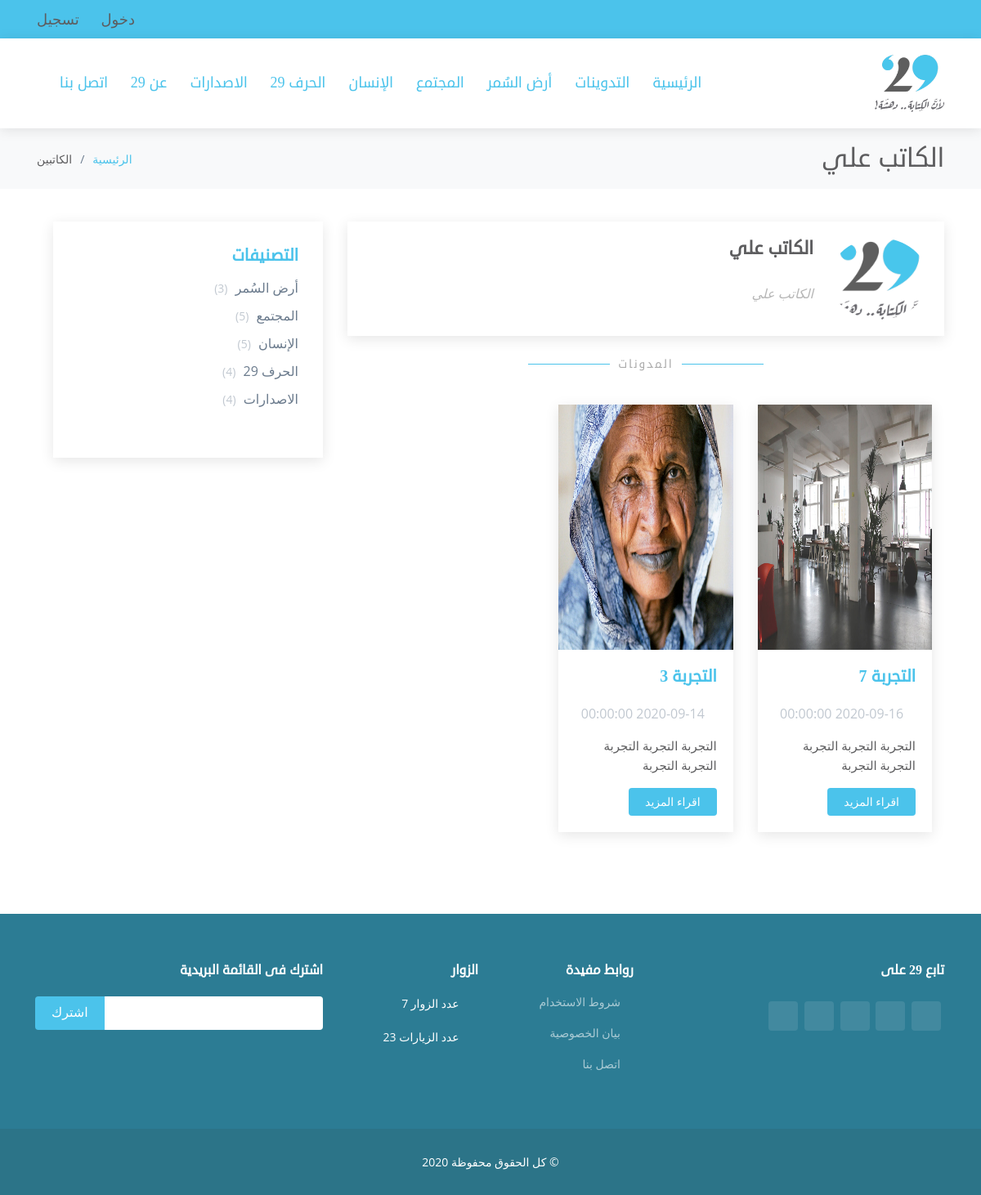
The app's page /blog/user/4 with its own data.
### tables this page shows
CREATE TABLE `b29_category` (
  `cat_id` int(3) NOT NULL,
  `cat_name` varchar(50) NOT NULL,
  `cat_class` varchar(20) NOT NULL,
  `create_at` datetime NOT NULL,
  `create_by` int(5) NOT NULL,
  `update_at` datetime DEFAULT NULL,
  `update_by` int(5) DEFAULT NULL
);

CREATE TABLE `b29_staff` (
  `staff_id` int(5) NOT NULL,
  `staff_name` varchar(50) NOT NULL,
  `staff_phone` varchar(20) NOT NULL,
  `staff_email` varchar(50) NOT NULL,
  `staff_type` varchar(10) NOT NULL DEFAULT 'DR',
  `staff_address` text,
  `staff_img` varchar(20) NOT NULL DEFAULT 'user.jpg',
  `staff_active` int(1) NOT NULL DEFAULT '1',
  `staff_about` text,
  `staff_face` varchar(100) DEFAULT NULL,
  `staff_twitter` varchar(100) DEFAULT NULL,
  `staff_linked` varchar(100) DEFAULT NULL,
  `staff_instagram` varchar(100) DEFAULT NULL,
  `staff_pass` varchar(100) NOT NULL,
  `create_at` datetime NOT NULL,
  `create_by` int(5) DEFAULT NULL,
  `update_at` datetime DEFAULT NULL,
  `update_by` int(5) DEFAULT NULL
);

CREATE TABLE `b29_blog` (
  `b_id` int(5) NOT NULL,
  `b_user` int(5) NOT NULL,
  `b_title` varchar(100) NOT NULL,
  `b_desc` varchar(200) NOT NULL,
  `b_img` varchar(40) NOT NULL,
  `b_keywords` text NOT NULL,
  `b_blog` text NOT NULL,
  `b_accept_by` int(5) DEFAULT NULL,
  `b_accept_date` datetime DEFAULT NULL,
  `b_likes` int(5) NOT NULL DEFAULT '0',
  `b_see` int(5) NOT NULL DEFAULT '0',
  `create_at` datetime NOT NULL,
  `update_at` datetime DEFAULT NULL,
  `update_by` int(5) DEFAULT NULL
);

### controller/blog.php (called while the page is built, shortened)
<?php
	class blog extends controller
	{
		function __construct()
		{
			$this->view->CSS = array();
			$this->view->JS = array('public/JS/paging.js','views/blog/JS/blog.js');
		}
		function user($user=0)
		{
			$this->view->menu = $this->model->menu();
			$this->view->user = $this->model->user($user);
			$this->view->render(array('blog/user'),'home');
		}
	}
?>

### index.php (called while the page is built, shortened)
<?php
	$app = new bootstrap();
?>

### lib/session.php (called while the page is built, shortened)
<?php
	class session
	{
		public static function get($key)
		{
			if(isset($_SESSION[$key]))
			{
				return $_SESSION[$key];
			}else
			{
				return false;
			}
		}
	}
?>

### lib/database.php (called while the page is built, shortened)
<?php
	class database extends PDO
	{
		function __construct()
		{
			$this->get_config();
		}
		private function get_config()
		{
			$x = $this->select("SELECT * FROM ".DB_PREFEX."config",array());
		}
		public function select($sql,$data,$fetchMode = PDO::FETCH_ASSOC)
		{
			$sth = $this->prepare($sql);
			if(count($data)>0)
			{
				foreach($data as $key => $val)
				{
					$sth->bindValue("$key",$val);
				}
			}
			$sth->execute();
			return $sth->fetchAll($fetchMode);
		}
		public function get_menu()
		{
			$x = $this->select("SELECT ".DB_PREFEX."category.*, count(blog_id) as no
								FROM ".DB_PREFEX."category
								LEFT JOIN ".DB_PREFEX."blog_category ON category = cat_id
								WHERE 1=1
								GROUP BY cat_id",array());
			$menu = array();
			foreach($x as $val)
			{
				$menu[$val['cat_id']] = array('id'=>$val['cat_id']
											,'name'=>$val['cat_name']
											,'count'=>$val['no']
											);
			}
			return $menu;
		}
	}
?>

### models/blog_model.php (called while the page is built, shortened)
<?php
	class blog_model extends model
	{
		function __construct()
		{
			parent::__construct();
		}
		public function menu()
		{
			return $this->db->get_menu();
		}
		public function user($id)
		{
			$b = $this->db->select("SELECT staff_id, staff_name, staff_phone, staff_email, staff_img, staff_address
									,staff_about, staff_face, staff_twitter, staff_linked, staff_instagram
									FROM ".DB_PREFEX."staff
									WHERE staff_id = :ID AND staff_type = 'bloger'
									",array(":ID"=>$id));
			$blog_user = array('id'				=>$b[0]['staff_id'],
								'name'			=>$b[0]['staff_name'],
								'phone'			=>$b[0]['staff_phone'],
								'email'			=>$b[0]['staff_email'],
								'address'		=>$b[0]['staff_address'],
								'about'			=>$b[0]['staff_about'],
								'user_img'		=>$b[0]['staff_img'],
								'user_face'		=>$b[0]['staff_face'],
								'user_twitter'	=>$b[0]['staff_twitter'],
								'user_instegram'=>$b[0]['staff_instagram'],
								'user_linked'	=>$b[0]['staff_linked'],
								'blogs'			=>array(),
								);
			$b = $this->db->select("SELECT b_id, b_title, b_desc, b_img, b_likes, b_see, b_accept_date
									FROM ".DB_PREFEX."blog
									WHERE b_user = :ID AND b_accept_date IS NOT NULL
									ORDER BY b_accept_date DESC
									",array(":ID"=>$id));
			foreach($b as $val)
			{
				$x = array('id'			=>$val['b_id'],
							'title'		=>$val['b_title'],
							'desc'		=>$val['b_desc'],
							'img'		=>$val['b_img'],
							'likes'		=>$val['b_likes'],
							'b_see'		=>$val['b_see'],
							'publish'	=>$val['b_accept_date'],
							'cat'		=>array()
							);
				$cat = $this->db->select('SELECT cat_id, cat_name,comment,cat_class
										FROM '.DB_PREFEX.'blog_category
										JOIN '.DB_PREFEX.'category ON category = cat_id
										WHERE blog_id = :ID
										',array(':ID'=>$val['b_id']));
				foreach($cat as $value)
				{
					array_push($x['cat'],array('id'=>$value['cat_id']
											,'name'=>$value['cat_name']
											,'class'=>$value['cat_class']
											,'comm'=>$value['comment']));
				}
				array_push($blog_user['blogs'],$x);
			}
			return $blog_user;
		}
	}
?>

### lib/model.php (called while the page is built)
<?php
	class model
	{
		function __construct()
		{
			$this->db = new database();
		}
	}
?>

### lib/controller.php (called while the page is built, shortened)
<?php
	class controller
	{
		public function loadModel($name,$model_path)
		{
			$path = $model_path.$name.'_model.php';
			if(file_exists($path))
			{
				$this->model = new $model_name();
			}
		}
	}
?>

### views/blog/user.php (the view)
<main id="main">
	<section id="breadcrumbs" class="breadcrumbs">
		<div class="container">
			<div class="d-flex justify-content-between align-items-center">
				<h2><?php echo $this->user['name']?></h2>
				<ol>
					<li><a href="<?php echo URL?>">الرئيسية</a></li>
					<li>الكاتبين</li>
				</ol>
			</div>
		</div>
	</section>
	<section id="blog" class="blog">
		<div class="container">
			<div class="row">
				<div class="col-lg-8 entries">
					<div class="blog-author clearfix">
						<img src="<?php echo URL."public/IMG/users/".$this->user['user_img'] ?>" class="rounded-circle float-right" alt="">
						<h4><?php echo $this->user['name']?></h4>
						<div class="social-links">
						<?php
							echo (!empty($this->user['user_twitter']))?'<a href="'.$this->user['user_twitter'].'" target="_blank"><i class="icofont-twitter"></i></a>':"";
							echo (!empty($this->user['user_face']))?'<a href="'.$this->user['user_face'].'" target="_blank"><i class="icofont-facebook"></i></a>':"";
							echo (!empty($this->user['user_instegram']))?'<a href="'.$this->user['user_instegram'].'" target="_blank"><i class="icofont-instagram"></i></a>':"";
							echo (!empty($this->user['user_linked']))?'<a href="'.$this->user['user_linked'].'" target="_blank"><i class="icofont-linkedin"></i></a>':"";
						?>
						</div>
						<p><?php echo $this->user['name']?></p>
					</div>
					<div class="container">
						<div class="section-title">
							<h2>المدونات</h2>
						</div>
						<div class="row">
						<?php
							foreach($this->user['blogs'] as $val)
							{
						?>
							<div class="col-lg-4  col-md-6 d-flex align-items-stretch" data-aos="fade-up">
								<article class="entry">
									<div class="entry-img">
										<img src="<?php echo URL."public/IMG/blog/".$val['img'] ?>" alt="" class="img-fluid" />
									</div>
									<h2 class="entry-title">
										<a href="<?php echo URL."blog/details/".$val['id']?>"><?php echo $val['title']?></a>
									</h2>
									<div class="entry-meta">
										<ul>
											<li class="d-flex align-items-center"><i class="icofont-wall-clock"></i> <time datetime="<?php echo $val['publish']?>"><?php echo $val['publish']?></time></li>
										</ul>
									</div>
									<div class="entry-content">
										<p><?php echo $val['desc']?></p>
										<div class="read-more">
											<a href="<?php echo URL."blog/details/".$val['id']?>">اقراء المزيد </a>
										</div>
									</div>
								</article>
							</div>
						<?php
							}
						?>
						</div>
					</div>
				</div>
				<div class="col-lg-4">
					<div class="sidebar">
						<h3 class="sidebar-title">التصنيفات</h3>
						<div class="sidebar-item categories">
							<ul>
							<?php
								foreach($this->menu as $val)
								{
									echo "<li><a href='".URL."blog/index/".$val['id']."'>".$val['name']." <span>(".$val['count'].")</span></a></li>";
								}
							?>
							</ul>
						</div>
					</div>
				</div>
			</div>
		</div>
	</section>
</main>

### views/menus/default.php (shortened to what this page needs)
<section id="topbar" class="d-none d-lg-block">
	<div class="container d-flex">
		<div class="contact-info mr-auto">
		<?php
			if(session::get('user_type'))
			{
		?>
			<a href="<?php echo URL ?>login/logout"><i class="icofont-sign-out"></i> خروج </a>
		<?php
			}else{
		?>
			<a href="<?php echo URL ?>login"><i class="icofont-sign-in"></i> دخول</a>
			<a href="<?php echo URL ?>login/register"><i class="icofont-user"></i>تسجيل</a>
		<?php
			}
		?>
		</div>
	</div>
</section>
<header id="header" class="header-inner-pages sticky-top">
	<div class="container d-flex align-items-center">
		<a href="<?php echo URL ?>" class="logo"><img src="<?php echo URL ?>public/IMG/logo.png" alt="" class="img-fluid"></a>
		<nav class="nav-menu d-none mr-auto d-lg-block">
			<ul>
				<li><a href="<?php echo URL ?>dashboard/">الرئيسية</a></li>
				<li><a href="<?php echo URL ?>blog/index">التدوينات</a></li>
			<?php
				foreach($this->menu as $val)
				{
					echo "<li><a href='".URL."blog/index/".$val['id']."'>".$val['name']."</a></li>";
				}
			?>
				<li><a href="<?php echo URL ?>dashboard/about">عن 29 </a></li>
				<li><a href="<?php echo URL ?>dashboard/contact">اتصل بنا</a></li>
			</ul>
		</nav>
	</div>
</header>

### lib/view.php (shortened to what this page needs)
<?php
	class view
	{
		public function render($files,$class="")
		{
			$this->get_header($class);
			foreach($files as $k => $name)
			{
				$file_name = "views/".$name.".php";
				if(file_exists($file_name))
				{
					require($file_name);
				}else
				{
					$this->file_name = $name;
					require("views/error/err404.php");
				}
			}
		}
		public function get_header($class)
		{
			require("views/header/header.php");
			$this->get_menus($class);
		}
		private function get_menus($class)
		{
			require("views/menus/default.php");
		}
		public function get_footer($class)
		{
			require("views/footer/footer.php");
		}
	}
?>

### records on screen
b29_category: cat_name "أرض السُمر", count "3"
b29_category: cat_name "المجتمع", count "5"
b29_category: cat_name "الإنسان", count "5"
b29_category: cat_name "الحرف 29", count "4"
b29_category: cat_name "الاصدارات", count "4"
b29_staff: staff_name "الكاتب علي", staff_img (picture)
b29_blog: b_img (picture), b_title "التجربة 7", b_accept_date "2020-09-16 00:00:00", b_desc "التجربة التجربة التجربة التجربة التجربة"
b29_blog: b_img (picture), b_title "التجربة 3", b_accept_date "2020-09-14 00:00:00", b_desc "التجربة التجربة التجربة التجربة التجربة"

### other values on screen
session::get('NEW_VISIT') "7"
session::get('VISIT') "23"
